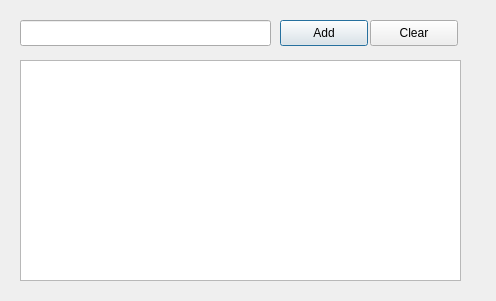
<?xml version="1.0" encoding="UTF-8"?>
<ui version="4.0">
 <class>Dialog</class>
 <widget class="QDialog" name="Dialog">
  <property name="geometry">
   <rect>
    <x>0</x>
    <y>0</y>
    <width>496</width>
    <height>301</height>
   </rect>
  </property>
  <property name="windowTitle">
   <string>Dialog</string>
  </property>
  <widget class="QLineEdit" name="lineEdit">
   <property name="geometry">
    <rect>
     <x>20</x>
     <y>20</y>
     <width>251</width>
     <height>26</height>
    </rect>
   </property>
  </widget>
  <widget class="QPushButton" name="pushButton">
   <property name="geometry">
    <rect>
     <x>280</x>
     <y>20</y>
     <width>88</width>
     <height>26</height>
    </rect>
   </property>
   <property name="text">
    <string>Add</string>
   </property>
  </widget>
  <widget class="QTextBrowser" name="textBrowser">
   <property name="geometry">
    <rect>
     <x>20</x>
     <y>60</y>
     <width>441</width>
     <height>221</height>
    </rect>
   </property>
  </widget>
  <widget class="QPushButton" name="pushButton_2">
   <property name="geometry">
    <rect>
     <x>370</x>
     <y>20</y>
     <width>88</width>
     <height>26</height>
    </rect>
   </property>
   <property name="text">
    <string>Clear</string>
   </property>
  </widget>
 </widget>
 <resources/>
 <connections/>
</ui>
